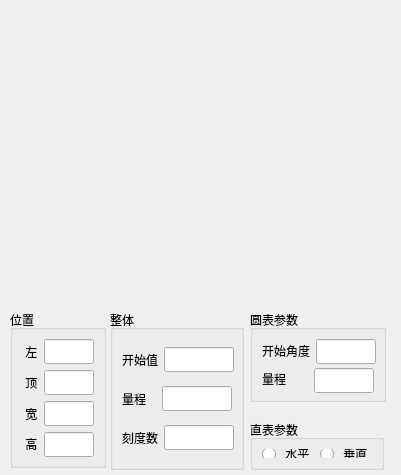
<?xml version="1.0" encoding="UTF-8"?>
<ui version="4.0">
 <class>CLayerDialog</class>
 <widget class="QDialog" name="CLayerDialog">
  <property name="geometry">
   <rect>
    <x>0</x>
    <y>0</y>
    <width>401</width>
    <height>475</height>
   </rect>
  </property>
  <property name="windowTitle">
   <string>Dialog</string>
  </property>
  <widget class="QGroupBox" name="groupBox_2">
   <property name="geometry">
    <rect>
     <x>110</x>
     <y>310</y>
     <width>134</width>
     <height>160</height>
    </rect>
   </property>
   <property name="title">
    <string>整体</string>
   </property>
   <layout class="QGridLayout" name="gridLayout_3">
    <item row="0" column="0">
     <layout class="QHBoxLayout" name="horizontalLayout_5">
      <item>
       <widget class="QLabel" name="label_5">
        <property name="text">
         <string>开始值</string>
        </property>
       </widget>
      </item>
      <item>
       <widget class="QLineEdit" name="startValueEdit">
        <property name="minimumSize">
         <size>
          <width>70</width>
          <height>25</height>
         </size>
        </property>
        <property name="maximumSize">
         <size>
          <width>70</width>
          <height>25</height>
         </size>
        </property>
       </widget>
      </item>
     </layout>
    </item>
    <item row="1" column="0">
     <layout class="QHBoxLayout" name="horizontalLayout_7">
      <item>
       <widget class="QLabel" name="label_8">
        <property name="text">
         <string>量程</string>
        </property>
       </widget>
      </item>
      <item>
       <widget class="QLineEdit" name="valueRangeEdit">
        <property name="minimumSize">
         <size>
          <width>70</width>
          <height>25</height>
         </size>
        </property>
        <property name="maximumSize">
         <size>
          <width>70</width>
          <height>25</height>
         </size>
        </property>
       </widget>
      </item>
     </layout>
    </item>
    <item row="2" column="0">
     <layout class="QHBoxLayout" name="horizontalLayout_8">
      <item>
       <widget class="QLabel" name="label_9">
        <property name="text">
         <string>刻度数</string>
        </property>
       </widget>
      </item>
      <item>
       <widget class="QLineEdit" name="scountEdit">
        <property name="minimumSize">
         <size>
          <width>70</width>
          <height>25</height>
         </size>
        </property>
        <property name="maximumSize">
         <size>
          <width>70</width>
          <height>25</height>
         </size>
        </property>
       </widget>
      </item>
     </layout>
    </item>
   </layout>
  </widget>
  <widget class="QGroupBox" name="groupBox">
   <property name="geometry">
    <rect>
     <x>10</x>
     <y>310</y>
     <width>96</width>
     <height>158</height>
    </rect>
   </property>
   <property name="title">
    <string>位置</string>
   </property>
   <layout class="QGridLayout" name="gridLayout_2">
    <item row="0" column="0">
     <layout class="QHBoxLayout" name="horizontalLayout">
      <item>
       <widget class="QLabel" name="label">
        <property name="text">
         <string> 左</string>
        </property>
       </widget>
      </item>
      <item>
       <widget class="QLineEdit" name="leftEdit">
        <property name="minimumSize">
         <size>
          <width>50</width>
          <height>25</height>
         </size>
        </property>
        <property name="maximumSize">
         <size>
          <width>50</width>
          <height>25</height>
         </size>
        </property>
       </widget>
      </item>
     </layout>
    </item>
    <item row="1" column="0">
     <layout class="QHBoxLayout" name="horizontalLayout_2">
      <item>
       <widget class="QLabel" name="label_2">
        <property name="text">
         <string> 顶</string>
        </property>
       </widget>
      </item>
      <item>
       <widget class="QLineEdit" name="topEdit">
        <property name="minimumSize">
         <size>
          <width>50</width>
          <height>25</height>
         </size>
        </property>
        <property name="maximumSize">
         <size>
          <width>50</width>
          <height>25</height>
         </size>
        </property>
       </widget>
      </item>
     </layout>
    </item>
    <item row="2" column="0">
     <layout class="QHBoxLayout" name="horizontalLayout_3">
      <item>
       <widget class="QLabel" name="label_3">
        <property name="text">
         <string> 宽</string>
        </property>
       </widget>
      </item>
      <item>
       <widget class="QLineEdit" name="widEdit">
        <property name="minimumSize">
         <size>
          <width>50</width>
          <height>25</height>
         </size>
        </property>
        <property name="maximumSize">
         <size>
          <width>50</width>
          <height>25</height>
         </size>
        </property>
       </widget>
      </item>
     </layout>
    </item>
    <item row="3" column="0">
     <layout class="QHBoxLayout" name="horizontalLayout_4">
      <item>
       <widget class="QLabel" name="label_4">
        <property name="text">
         <string> 高</string>
        </property>
       </widget>
      </item>
      <item>
       <widget class="QLineEdit" name="heightEdit">
        <property name="minimumSize">
         <size>
          <width>50</width>
          <height>25</height>
         </size>
        </property>
        <property name="maximumSize">
         <size>
          <width>50</width>
          <height>25</height>
         </size>
        </property>
       </widget>
      </item>
     </layout>
    </item>
   </layout>
  </widget>
  <widget class="QGroupBox" name="groupBox_4">
   <property name="geometry">
    <rect>
     <x>250</x>
     <y>420</y>
     <width>134</width>
     <height>50</height>
    </rect>
   </property>
   <property name="title">
    <string>直表参数</string>
   </property>
   <layout class="QGridLayout" name="gridLayout_4">
    <item row="0" column="0">
     <layout class="QHBoxLayout" name="horizontalLayout_9">
      <item>
       <widget class="QRadioButton" name="horRadioBtn">
        <property name="text">
         <string> 水平</string>
        </property>
       </widget>
      </item>
      <item>
       <widget class="QRadioButton" name="vertRadioBtn">
        <property name="text">
         <string> 垂直</string>
        </property>
       </widget>
      </item>
     </layout>
    </item>
   </layout>
  </widget>
  <widget class="QGroupBox" name="groupBox_3">
   <property name="geometry">
    <rect>
     <x>250</x>
     <y>310</y>
     <width>136</width>
     <height>92</height>
    </rect>
   </property>
   <property name="title">
    <string>圆表参数</string>
   </property>
   <layout class="QGridLayout" name="gridLayout">
    <item row="0" column="0">
     <layout class="QHBoxLayout" name="horizontalLayout_6">
      <item>
       <widget class="QLabel" name="label_7">
        <property name="text">
         <string>开始角度</string>
        </property>
       </widget>
      </item>
      <item>
       <widget class="QLineEdit" name="startAngleEdit">
        <property name="minimumSize">
         <size>
          <width>60</width>
          <height>25</height>
         </size>
        </property>
        <property name="maximumSize">
         <size>
          <width>60</width>
          <height>25</height>
         </size>
        </property>
       </widget>
      </item>
     </layout>
    </item>
    <item row="1" column="0">
     <layout class="QHBoxLayout" name="horizontalLayout_10">
      <item>
       <widget class="QLabel" name="label_10">
        <property name="text">
         <string>量程</string>
        </property>
       </widget>
      </item>
      <item>
       <widget class="QLineEdit" name="AngleRangeEdit">
        <property name="minimumSize">
         <size>
          <width>60</width>
          <height>25</height>
         </size>
        </property>
        <property name="maximumSize">
         <size>
          <width>60</width>
          <height>25</height>
         </size>
        </property>
       </widget>
      </item>
     </layout>
    </item>
   </layout>
  </widget>
 </widget>
 <resources/>
 <connections/>
</ui>
